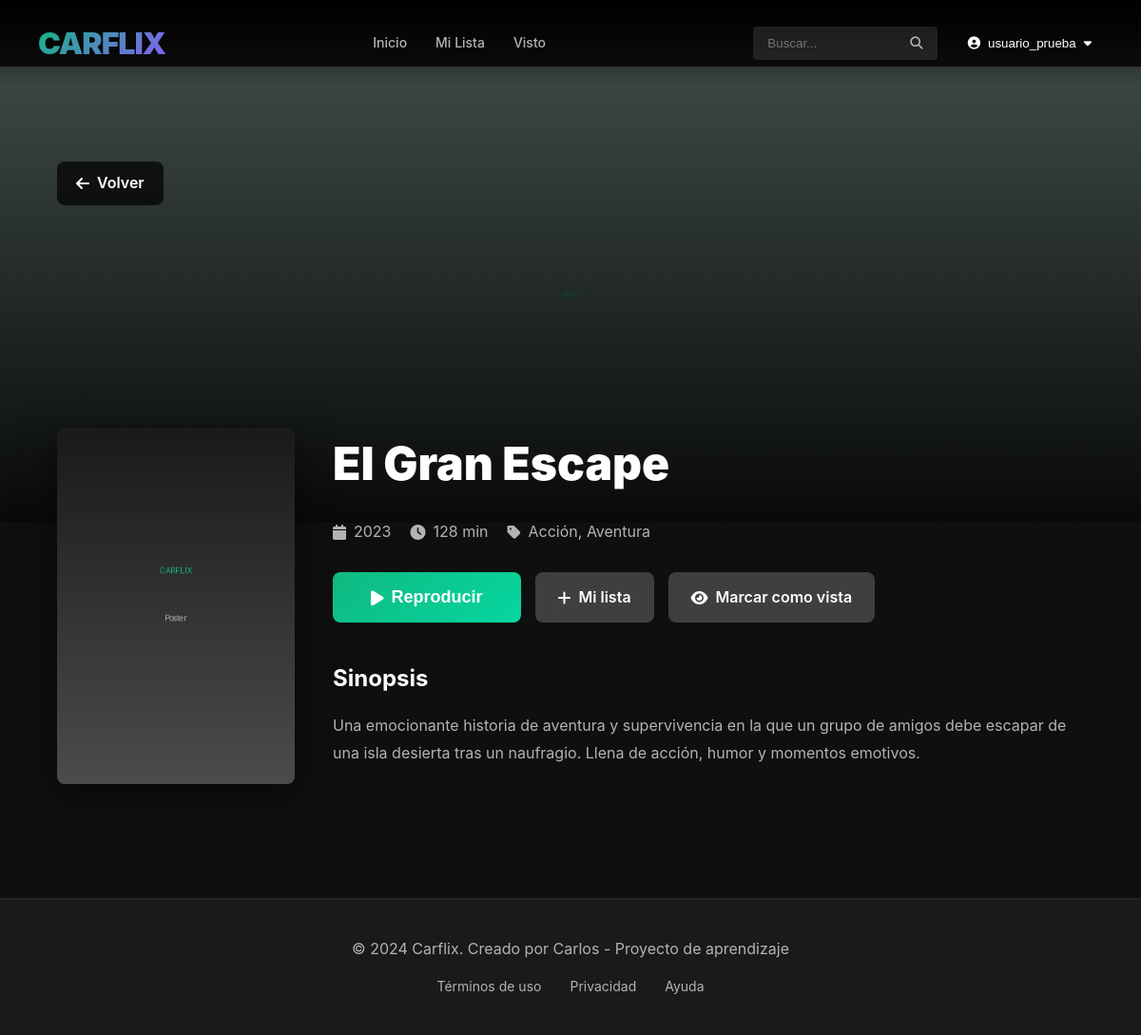
Screenshot of /movie/1 (signed in) with the database file from the repository.
### app/models.py (models this page shows, shortened)
class User(UserMixin, db.Model):
    id = db.Column(db.Integer, primary_key=True)
    username = db.Column(db.String(64), unique=True, nullable=False, index=True)
    email = db.Column(db.String(120), unique=True, nullable=False, index=True)
    password_hash = db.Column(db.String(256))
    is_admin = db.Column(db.Boolean, default=False)
    profile_picture = db.Column(db.String(300), default='images/default-avatar.png')
    created_at = db.Column(db.DateTime, default=datetime.utcnow)
    favorite_movies = db.relationship('Movie', secondary=movie_favorites,
                                      backref=db.backref('favorited_by', lazy='dynamic'))
    favorite_series = db.relationship('Series', secondary=series_favorites,
                                      backref=db.backref('favorited_by', lazy='dynamic'))
    watched_movies = db.relationship('Movie', secondary=movie_watched,
                                     backref=db.backref('watched_by', lazy='dynamic'))
    watched_episodes = db.relationship('Episode', secondary=episode_watched,
                                       backref=db.backref('watched_by', lazy='dynamic'))

class Movie(db.Model):
    id = db.Column(db.Integer, primary_key=True)
    title = db.Column(db.String(200), nullable=False, index=True)
    description = db.Column(db.Text)
    duration = db.Column(db.Integer)  # Duración en minutos
    release_year = db.Column(db.Integer)
    video_path = db.Column(db.String(300), nullable=False)
    poster_path = db.Column(db.String(300))
    background_path = db.Column(db.String(300))
    created_at = db.Column(db.DateTime, default=datetime.utcnow)
    categories = db.relationship('Category', secondary=movie_categories,
                                 backref=db.backref('movies', lazy='dynamic'))

class Category(db.Model):
    id = db.Column(db.Integer, primary_key=True)
    name = db.Column(db.String(50), unique=True, nullable=False)

### app/routes.py (the view)
@app.route('/movie/<int:movie_id>')
@login_required
def movie_detail(movie_id):
    movie = Movie.query.get_or_404(movie_id)
    is_favorite = movie in current_user.favorite_movies
    is_watched = movie in current_user.watched_movies
    return render_template('movie_detail.html', movie=movie, is_favorite=is_favorite, is_watched=is_watched)

### app/models.py (called while the page is built)
@login_manager.user_loader
def load_user(user_id):
    return User.query.get(int(user_id))

### app/templates/movie_detail.html (shortened to what this page needs)
{% extends "base.html" %}
{% block content %}
<div class="detail-page">
    <section class="detail-hero" style="background-image: linear-gradient(to bottom, rgba(0,0,0,0.3) 0%, rgba(0,0,0,0.9) 100%),
                                        url('{{ url_for('static', filename=movie.background_path) if movie.background_path else url_for('static', filename='images/default-bg.jpg') }}');">
        <div class="detail-hero-content">
            <a href="{{ url_for('home') }}" class="back-btn">
                <i class="fas fa-arrow-left"></i> Volver
            </a>
        </div>
    </section>
    <section class="detail-content">
        <div class="detail-container">
            <div class="detail-main">
                <div class="detail-poster">
                    <img src="{{ url_for('static', filename=movie.poster_path) if movie.poster_path else 'https://via.placeholder.com/300x450?text=Sin+Poster' }}"
                         alt="{{ movie.title }}">
                </div>
                <div class="detail-info">
                    <h1 class="detail-title">{{ movie.title }}</h1>
                    <div class="detail-meta">
                        {% if movie.release_year %}
                        <span class="meta-item"><i class="fas fa-calendar"></i> {{ movie.release_year }}</span>
                        {% endif %}
                        {% if movie.duration %}
                        <span class="meta-item"><i class="fas fa-clock"></i> {{ movie.duration }} min</span>
                        {% endif %}
                        {% if movie.categories %}
                        <span class="meta-item">
                            <i class="fas fa-tag"></i>
                            {% for category in movie.categories %}
                                {{ category.name }}{% if not loop.last %}, {% endif %}
                            {% endfor %}
                        </span>
                        {% endif %}
                    </div>
                    <div class="detail-actions">
                        <button onclick="playVideo()" class="btn btn-primary btn-large">
                            <i class="fas fa-play"></i> Reproducir
                        </button>
                        <a href="{{ url_for('toggle_favorite_movie', movie_id=movie.id) }}" class="btn btn-secondary">
                            <i class="fas fa-{% if is_favorite %}check{% else %}plus{% endif %}"></i>
                            {% if is_favorite %}En mi lista{% else %}Mi lista{% endif %}
                        </a>
                        <a href="{{ url_for('toggle_watched_movie', movie_id=movie.id) }}" class="btn btn-secondary">
                            <i class="fas fa-{% if is_watched %}eye-slash{% else %}eye{% endif %}"></i>
                            {% if is_watched %}Marcar como no vista{% else %}Marcar como vista{% endif %}
                        </a>
                    </div>
                    {% if movie.description %}
                    <div class="detail-description">
                        <h3>Sinopsis</h3>
                        <p>{{ movie.description }}</p>
                    </div>
                    {% endif %}
                </div>
            </div>
        </div>
    </section>
</div>
{% endblock %}

### app/templates/base.html (shortened to what this page needs)
<!DOCTYPE html>
<html lang="es">
<head>
    <link rel="stylesheet" href="{{ url_for('static', filename='css/style.css') }}">
    <link rel="stylesheet" href="https://cdnjs.cloudflare.com/ajax/libs/font-awesome/6.4.0/css/all.min.css">
</head>
<body>
    {% if current_user.is_authenticated %}
    <nav class="navbar">
        <div class="navbar-container">
            <a href="{{ url_for('home') }}" class="logo">CARFLIX</a>
            <div class="nav-links">
                <a href="{{ url_for('home') }}">Inicio</a>
                <a href="{{ url_for('my_list') }}">Mi Lista</a>
                <a href="{{ url_for('watched') }}">Visto</a>
            </div>
            <div class="nav-right">
                <form action="{{ url_for('search') }}" method="get" class="search-form">
                    <input type="text" name="q" placeholder="Buscar..." class="search-input">
                    <button type="submit" class="search-btn"><i class="fas fa-search"></i></button>
                </form>
                <div class="user-menu">
                    <button class="user-btn">
                        <i class="fas fa-user-circle"></i>
                        <span>{{ current_user.username }}</span>
                        <i class="fas fa-caret-down"></i>
                    </button>
                </div>
            </div>
        </div>
    </nav>
    {% endif %}
    <main class="main-content">
        {% block content %}{% endblock %}
    </main>
    <footer class="footer">
        <div class="footer-content">
            <p>&copy; 2024 Carflix. Creado por Carlos - Proyecto de aprendizaje</p>
            <div class="footer-links">
                <a href="#">Términos de uso</a>
                <a href="#">Privacidad</a>
                <a href="#">Ayuda</a>
            </div>
        </div>
    </footer>
</body>
</html>

### rows the page displays
User: username "usuario_prueba"
Movie: background_path (placeholder picture), poster_path (placeholder picture), title "El Gran Escape", release_year "2023", duration "128", description "Una emocionante historia de aventura y supervivencia en la que un grupo de amigos debe escapar de una isla desierta tras un naufragio. Llena de acción, humor y momentos emotivos."
Category: name "Acción"
Category: name "Aventura"
